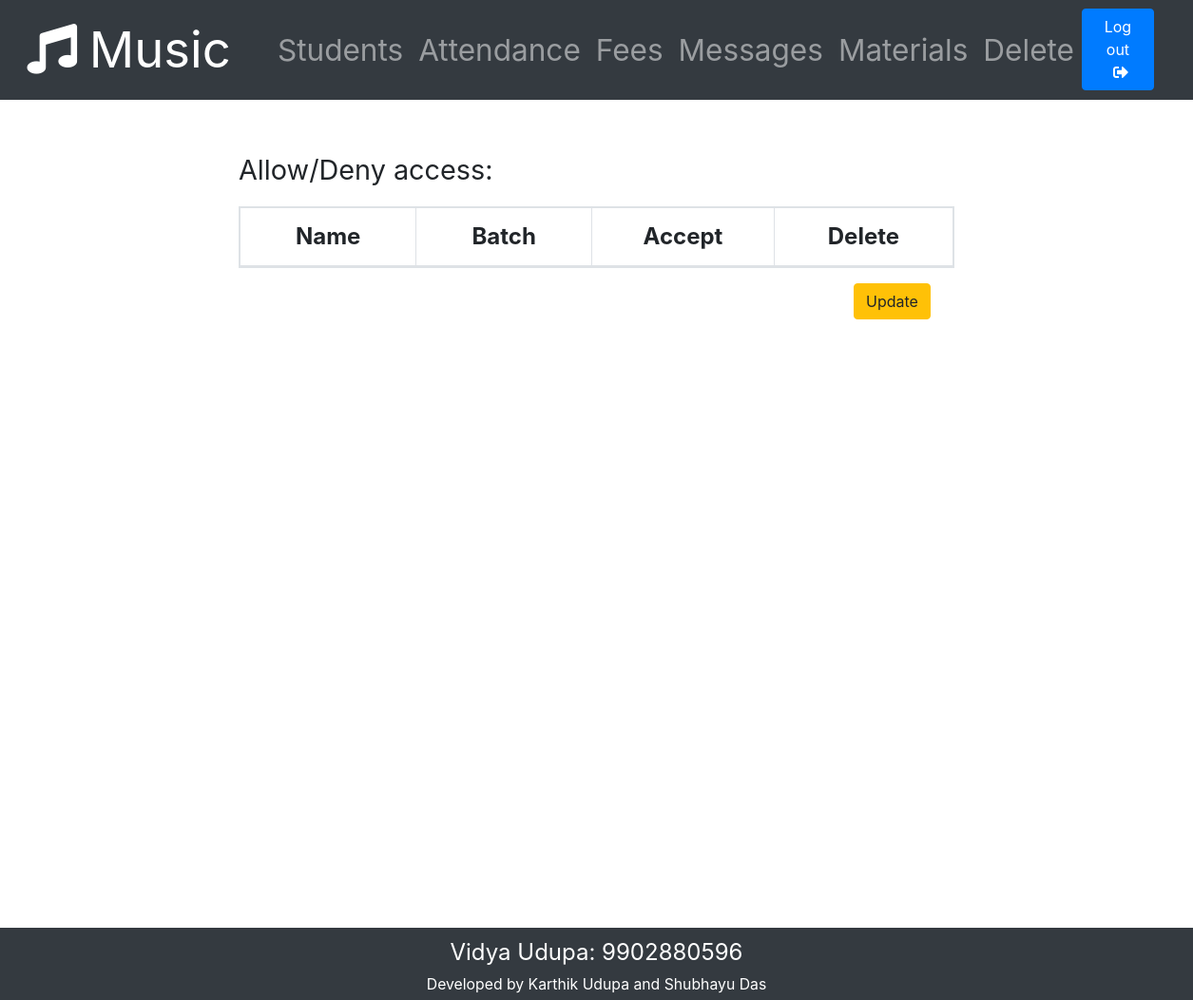
/admin-home/validate/ (signed in), run on an earlier commit of the app's database.
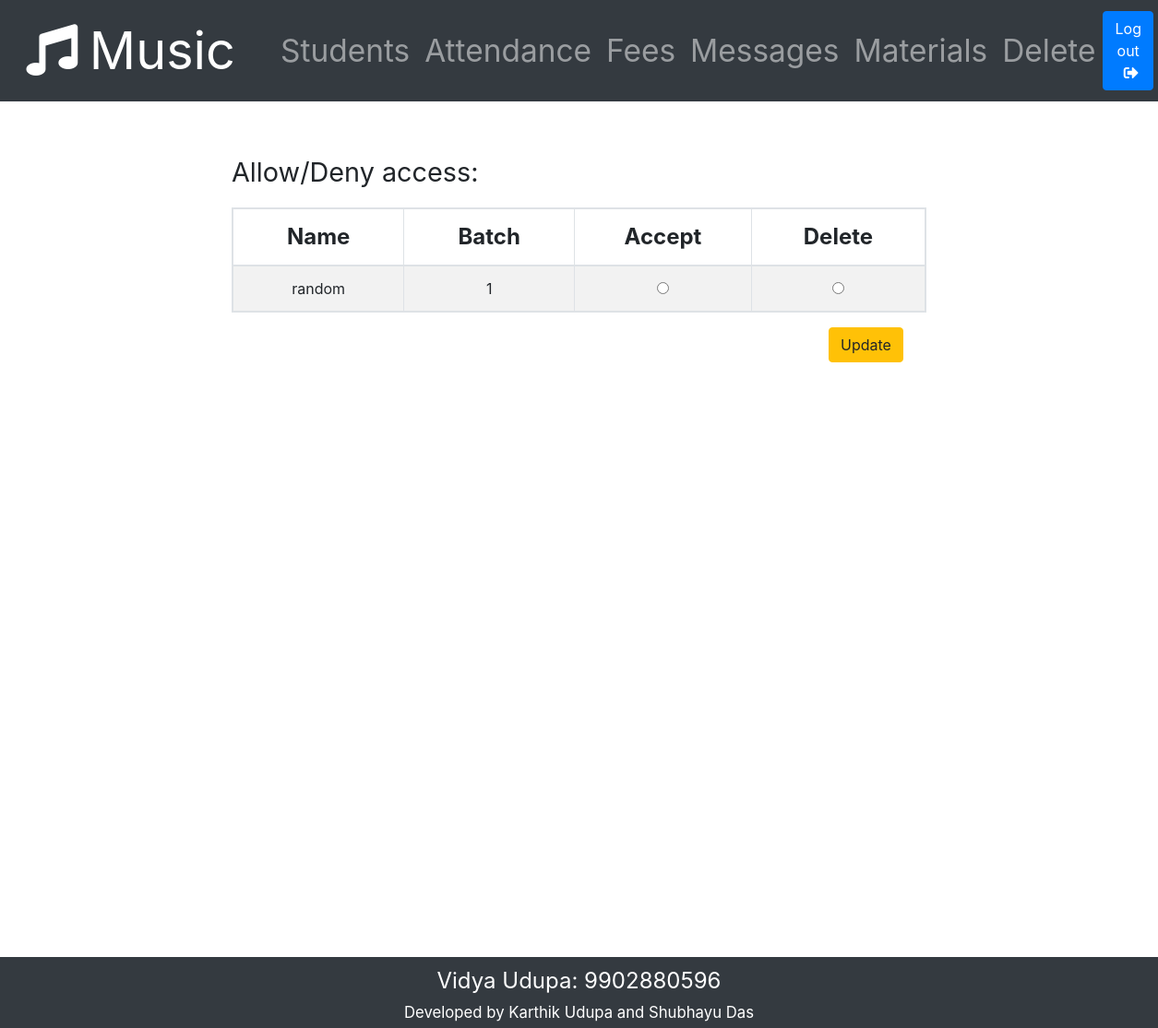
And on a later commit of the database.
### Registry/models.py (models this page shows)
class storeData(models.Model):
    id = models.AutoField(primary_key=True)
    username = models.CharField(max_length=100, default = "", verbose_name = "Student Name")
    phone_regex = RegexValidator(regex = r'^[0-9]{10}$', message = "Phone number must be of the form: 9876543210.")
    phone_number = models.CharField(validators = [phone_regex], max_length=11, verbose_name = "Phone Number")
    batch_number = models.IntegerField(default = 0, verbose_name = "Batch number")
    password = models.CharField(max_length = 30, verbose_name = "Password")
    no_of_class_attended = models.IntegerField(default = 0)
    last_class_attended = models.DateTimeField(auto_now_add = True)
    last_fees_paid = models.DateTimeField(default = datetime(1970, 1, 1, tzinfo=timezone('Asia/Kolkata')))
    validated = models.BooleanField(default = False)
    is_superuser = models.BooleanField(default = False)
    is_logged_in = models.BooleanField(default = False, verbose_name = "Logged in status")
    unseen_message_count = models.IntegerField(default = 0)
    unseen_file_count = models.IntegerField(default = 0)
    email_address = models.EmailField()

### Registry/views.py (the view)
# urls.py: path('admin-home/validate/', views.validateStudent, name = 'validateStudent'),
def validateStudent(request):
    if checkStatus(request, sudo = True) == "superuser":
        if request.method == 'POST':
            form = ValidationForm(request.POST)
            if form.is_valid:
                for user in storeData.objects.values():
                    response = request.POST.get(str(user['id']))
                    student = storeData.objects.get(id = str(user['id']))
                    if(response == "Accept"):
                        student.validated = True
                        student.save()
                    elif(response == "Delete"):
                        student.delete()
                return redirect('adminhome')
        else:
            form = ValidationForm()
            users = []
            delete = []
            for user in storeData.objects.values():
                if(user['validated'] == False):
                    users.append({'name': user['username'], 'batch': user['batch_number'], "id": user['id']})
                if(user['is_superuser'] == False):
                    delete.append({'name': user['username'], 'batch': user['batch_number'], 'id': user['id']})
        return render(request, 'Registry/validate.html', {'users': users})
    else:
        errorMessage(request, 'notSignedIn')
        return redirect('home')

### Registry/views.py (called while the page is built)
def checkStatus(request, sudo = False):
    userId = request.session.get('user_info')
    try:
        user = storeData.objects.get(id = userId)
        if userId is not None and userId is not -1:
            if user.is_superuser:
                if sudo:
                    return "superuser"
                else:
                    return False
            else:
                return True
        else:
            return False
    except:
        return False

### Registry/templates/Registry/validate.html (shortened to what this page needs)
{% extends "Registry/adminBase.html" %}
{% load static %}
{% block style %}
    <link rel="stylesheet" href = {% static "css/validate.css" %}>
{% endblock %}
{% block body %}
<div id="full">
    <form method="POST" id = "form">
        <p id = "tags">Allow/Deny access: </p>
        <table class = "table table-striped table-bordered table-hover table-responsive">
            <thead>
                <tr>
                    <th>Name</th>
                    <th>Batch</th>
                    <th>Accept</th>
                    <th>Delete</th>
                </tr>
            </thead>
            <tbody>
                {% for user in users %}
                <tr>
                    <td>{{ user.name }}</td>
                    <td>{{ user.batch }}</td>
                    <td><input type="radio" name = "{{user.id}}" value= "Accept"></td>
                    <td><input type="radio" name = "{{user.id}}" value="Delete"></td>
                </tr>
                    {% endfor %}
            </tbody>
        </table>
        <input type="submit" id="update-permissions" value="Update" class="btn login-btn btn-warning float-right"id = "submit">
    </form>
</div>
{% endblock %}

What changed in the data, as far as the page shows it:
added storeData: name "random"
Also different on the page:
new list line: "1 ☐ ☐"
